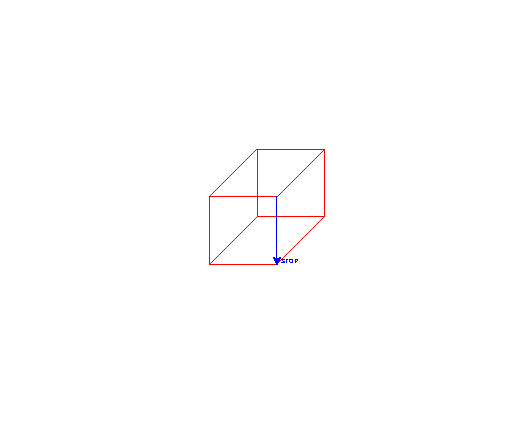

Here is the Python script that generated this plot:
import turtle
t = turtle
t.color("red")
t.forward(90)
t.left(90)
t.forward(90)
t.left(90)
t.forward(90)
t.left(90)
t.forward(90)
t.right(45)
t.forward(90)
t.left(90+45)
t.forward(90)
t.left(45)
t.forward(90)
t.left(45)
t.left(90)
t.forward(90)
t.left(45)
t.forward(90)
t.right(90+45)
t.forward(90)
t.right(45)
t.forward(90)
t.backward(90)
t.right(45)
t.forward(90)
t.left(45)
t.forward(90)
t.backward(90)
t.right(45+90)
t.color("blue")
t.forward(90)
t.write("  .STOP")
turtle.done()
